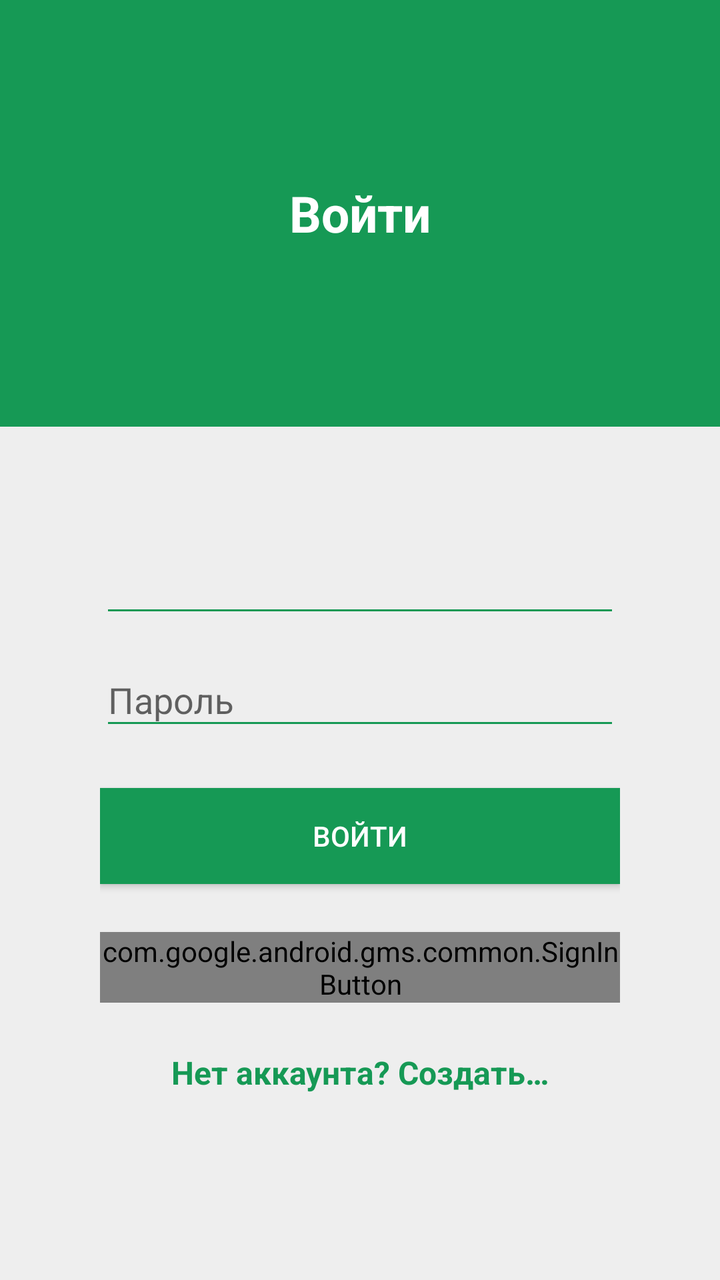
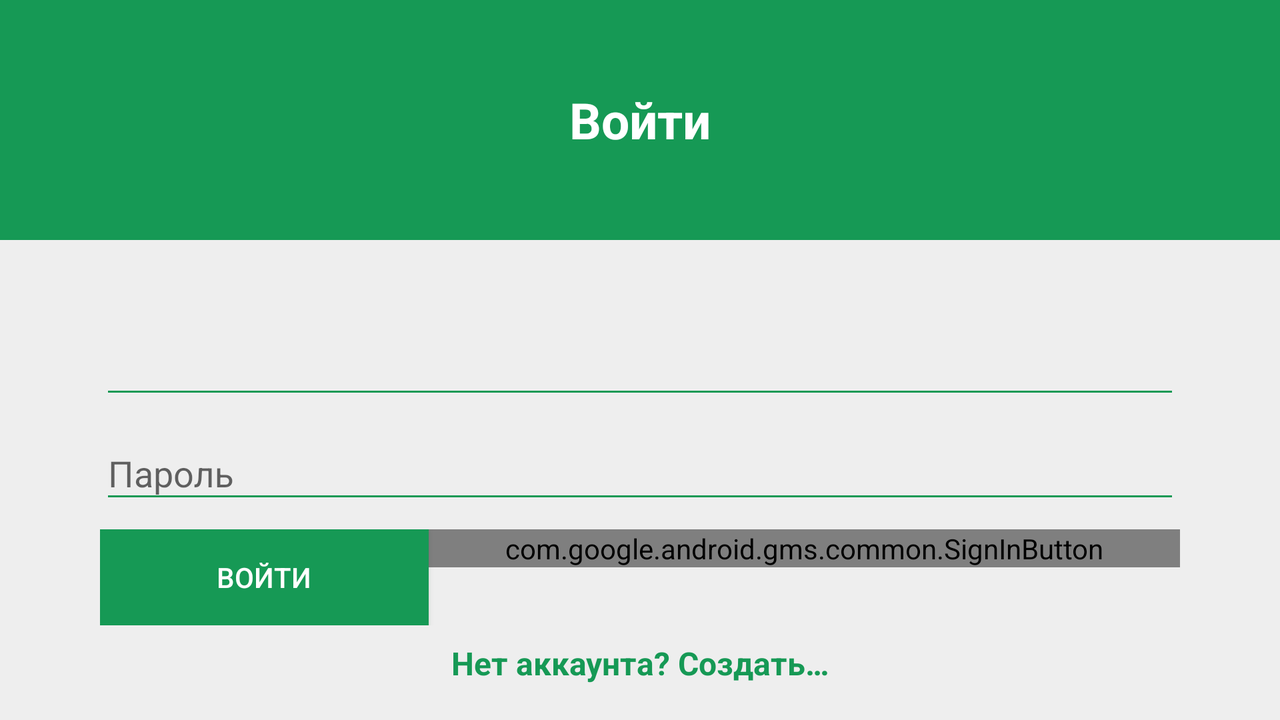

The same Android screen from two of the app's own layout files: first res/layout/ as a phone draws it, then the repository's variant for another configuration, drawn on a device whose configuration selects that folder. Both files follow.
<!-- AndroidManifest.xml: application theme AppTheme -->
<!-- res/layout/activity_login.xml -->
<?xml version="1.0" encoding="utf-8"?>
<LinearLayout
    xmlns:android="http://schemas.android.com/apk/res/android"
    android:layout_width="match_parent"
    android:layout_height="match_parent"
    android:orientation="vertical"
    android:background="@color/background">

    <RelativeLayout
        android:layout_width="match_parent"
        android:layout_height="match_parent"
        android:layout_weight="2"
        android:orientation="vertical"
        android:background="@color/primary">

        <TextView
            android:layout_width="match_parent"
            android:layout_height="wrap_content"
            android:layout_centerInParent="true"
            android:gravity="center"
            android:text="@string/login_screen_header_text"
            android:textColor="@color/white"
            android:textStyle="bold"
            android:textSize="@dimen/registration_text_size"/>

    </RelativeLayout>

    <LinearLayout
        android:layout_width="match_parent"
        android:layout_height="match_parent"
        android:layout_weight="1"
        android:paddingLeft="@dimen/registration_fields_padding"
        android:paddingRight="@dimen/registration_fields_padding"
        android:orientation="vertical">

        <android.support.design.widget.TextInputLayout
            android:id="@+id/login_usernameWrapper"
            android:layout_width="match_parent"
            android:layout_height="wrap_content"
            android:layout_marginTop="@dimen/registration_control_margins"
            android:paddingTop="@dimen/registration_control_padding">

            <EditText
                style="@style/SignInEditText"
                android:id="@+id/et_log_user"
                android:focusable="true" />

        </android.support.design.widget.TextInputLayout>

        <android.support.design.widget.TextInputLayout
            android:id="@+id/login_passwordWrapper"
            android:layout_width="match_parent"
            android:layout_height="wrap_content"
            android:layout_marginTop="@dimen/registration_margin_top"
            android:hint="@string/reg_hint_password">

            <EditText
                android:id="@+id/et_log_password"
                style="@style/SignInEditText.Password"/>

        </android.support.design.widget.TextInputLayout>

        <Button
            android:id="@+id/btn_login"
            android:layout_width="match_parent"
            android:layout_height="wrap_content"
            android:layout_marginTop="@dimen/registration_control_margins"
            android:layout_marginBottom="@dimen/registration_control_margins"
            android:background="@color/primary"
            android:textColor="@color/white"
            android:gravity="center"
            android:text="@string/login_screen_btn_login_text"/>

        <com.google.android.gms.common.SignInButton
            android:id="@+id/btn_google_login"
            android:layout_width="match_parent"
            android:layout_height="wrap_content"
            android:layout_marginBottom="@dimen/registration_control_margins"
            android:gravity="center"/>

        <TextView android:id="@+id/link_registration"
            android:layout_width="match_parent"
            android:layout_height="wrap_content"
            android:gravity="center"
            android:textColor="@color/primary"
            android:text="@string/login_screen_new_ac_text"
            android:textStyle="bold"
            android:textSize="@dimen/medium_main_text" />

    </LinearLayout>
</LinearLayout>
<!-- resources referenced by this layout -->
<resources>
  <color name="background">#EEEEEE</color>
  <color name="primary">#169955</color>
  <color name="white">#FFFFFF</color>
  <dimen name="medium_main_text">16sp</dimen>
  <dimen name="registration_control_margins">24dp</dimen>
  <dimen name="registration_control_padding">24dp</dimen>
  <dimen name="registration_fields_padding">50dp</dimen>
  <dimen name="registration_margin_top">4dp</dimen>
  <dimen name="registration_text_size">25sp</dimen>
  <string name="login_screen_btn_login_text">Войти</string>
  <string name="login_screen_header_text">Войти</string>
  <string name="login_screen_new_ac_text">Нет аккаунта? Создать…</string>
  <string name="reg_hint_password">Пароль</string>
  <style name="SignInEditText">
          <item name="android:layout_width">match_parent</item>
          <item name="android:layout_height">wrap_content</item>
          <item name="android:textColorHint">@color/primary</item>
          <item name="android:maxLength">@integer/max_field_length</item>
          <item name="android:inputType">textNoSuggestions</item>
      </style>
  <style name="SignInEditText.Password">
          <item name="android:inputType">textNoSuggestions|textPassword</item>
      </style>
  <style name="AppTheme" parent="Theme.AppCompat.Light.NoActionBar">
          
          <item name="colorPrimary">@color/primary</item>
          
          <item name="colorPrimaryDark">@color/primaryDark</item>
          <item name="colorAccent">@color/primary</item>
          <item name="colorControlNormal">@color/primary</item>
          <item name="windowActionModeOverlay">true</item>
          <item name="actionModeStyle">@style/TrackerActionMode</item>
          <item name="android:windowTranslucentStatus" tools:targetApi="kitkat">true</item>
      </style>
  <color name="primaryDark">#13894C</color>
  <style name="TrackerActionMode" parent="Base.Widget.AppCompat.ActionMode">
          <item name="background">@color/primary</item>
          <item name="backgroundSplit">@color/primary</item>
      </style>
</resources>
<!-- res/layout-land/activity_login.xml (the repository's variant of the layout above) -->
<!-- drawn on the phone turned sideways -->
<?xml version="1.0" encoding="utf-8"?>
<LinearLayout
    xmlns:android="http://schemas.android.com/apk/res/android"
    android:layout_width="wrap_content"
    android:layout_height="match_parent"
    android:orientation="vertical"
    android:background="@color/background">

    <RelativeLayout
        android:layout_width="match_parent"
        android:layout_height="120dp"
        android:orientation="vertical"
        android:background="@color/primary">

        <TextView
            android:layout_width="match_parent"
            android:layout_height="wrap_content"
            android:layout_centerInParent="true"
            android:gravity="center"
            android:text="@string/login_screen_header_text"
            android:textColor="@color/white"
            android:textStyle="bold"
            android:textSize="@dimen/registration_text_size"/>

    </RelativeLayout>

    <LinearLayout
        android:layout_width="match_parent"
        android:layout_height="wrap_content"
        android:paddingLeft="@dimen/registration_fields_padding"
        android:paddingRight="@dimen/registration_fields_padding"
        android:orientation="vertical">

        <android.support.design.widget.TextInputLayout
            android:id="@+id/login_usernameWrapper"
            android:layout_width="match_parent"
            android:layout_height="wrap_content"
            android:layout_marginTop="@dimen/registration_control_land_margins"
            android:paddingTop="@dimen/registration_control_padding">

            <EditText
                style="@style/SignInEditText"
                android:id="@+id/et_log_user"
                android:focusable="true" />

        </android.support.design.widget.TextInputLayout>

        <android.support.design.widget.TextInputLayout
            android:id="@+id/login_passwordWrapper"
            android:layout_width="match_parent"
            android:layout_height="wrap_content"
            android:hint="@string/reg_hint_password">

            <EditText
                android:id="@+id/et_log_password"
                style="@style/SignInEditText.Password"/>

        </android.support.design.widget.TextInputLayout>

        <LinearLayout
            android:orientation="horizontal"
            android:layout_width="match_parent"
            android:layout_height="wrap_content"
            android:layout_marginTop="@dimen/registration_control_land_margins"
            android:layout_marginBottom="@dimen/registration_control_land_margins">

            <Button
                android:id="@+id/btn_login"
                android:layout_width="wrap_content"
                android:layout_height="wrap_content"
                android:layout_weight="1"
                android:background="@color/primary"
                android:textColor="@color/white"
                android:gravity="center"
                android:text="@string/login_screen_btn_login_text"/>

            <com.google.android.gms.common.SignInButton
                android:id="@+id/btn_google_login"
                android:layout_width="wrap_content"
                android:layout_height="wrap_content"
                android:layout_weight="1"
                android:gravity="center"/>
        </LinearLayout>


        <TextView android:id="@+id/link_registration"
                android:layout_width="match_parent"
                android:layout_height="wrap_content"
                android:gravity="center"
                android:textColor="@color/primary"
                android:text="@string/login_screen_new_ac_text"
                android:textStyle="bold"
                android:textSize="@dimen/medium_main_text" />

    </LinearLayout>
</LinearLayout>
<!-- resources referenced by the variant -->
<!-- as the phone turned sideways resolves them -->
<resources>
  <color name="background">#EEEEEE</color>
  <color name="primary">#169955</color>
  <color name="white">#FFFFFF</color>
  <dimen name="medium_main_text">16sp</dimen>
  <dimen name="registration_control_land_margins">8dp</dimen>
  <dimen name="registration_control_padding">24dp</dimen>
  <dimen name="registration_fields_padding">50dp</dimen>
  <dimen name="registration_text_size">25sp</dimen>
  <string name="login_screen_btn_login_text">Войти</string>
  <string name="login_screen_header_text">Войти</string>
  <string name="login_screen_new_ac_text">Нет аккаунта? Создать…</string>
  <string name="reg_hint_password">Пароль</string>
  <style name="SignInEditText">
          <item name="android:layout_width">match_parent</item>
          <item name="android:layout_height">wrap_content</item>
          <item name="android:textColorHint">@color/primary</item>
          <item name="android:maxLength">@integer/max_field_length</item>
          <item name="android:inputType">textNoSuggestions</item>
      </style>
  <style name="SignInEditText.Password">
          <item name="android:inputType">textNoSuggestions|textPassword</item>
      </style>
  <style name="AppTheme" parent="Theme.AppCompat.Light.NoActionBar">
          
          <item name="colorPrimary">@color/primary</item>
          
          <item name="colorPrimaryDark">@color/primaryDark</item>
          <item name="colorAccent">@color/primary</item>
          <item name="colorControlNormal">@color/primary</item>
          <item name="windowActionModeOverlay">true</item>
          <item name="actionModeStyle">@style/TrackerActionMode</item>
          <item name="android:windowTranslucentStatus" tools:targetApi="kitkat">true</item>
      </style>
  <color name="primaryDark">#13894C</color>
  <style name="TrackerActionMode" parent="Base.Widget.AppCompat.ActionMode">
          <item name="background">@color/primary</item>
          <item name="backgroundSplit">@color/primary</item>
      </style>
</resources>
